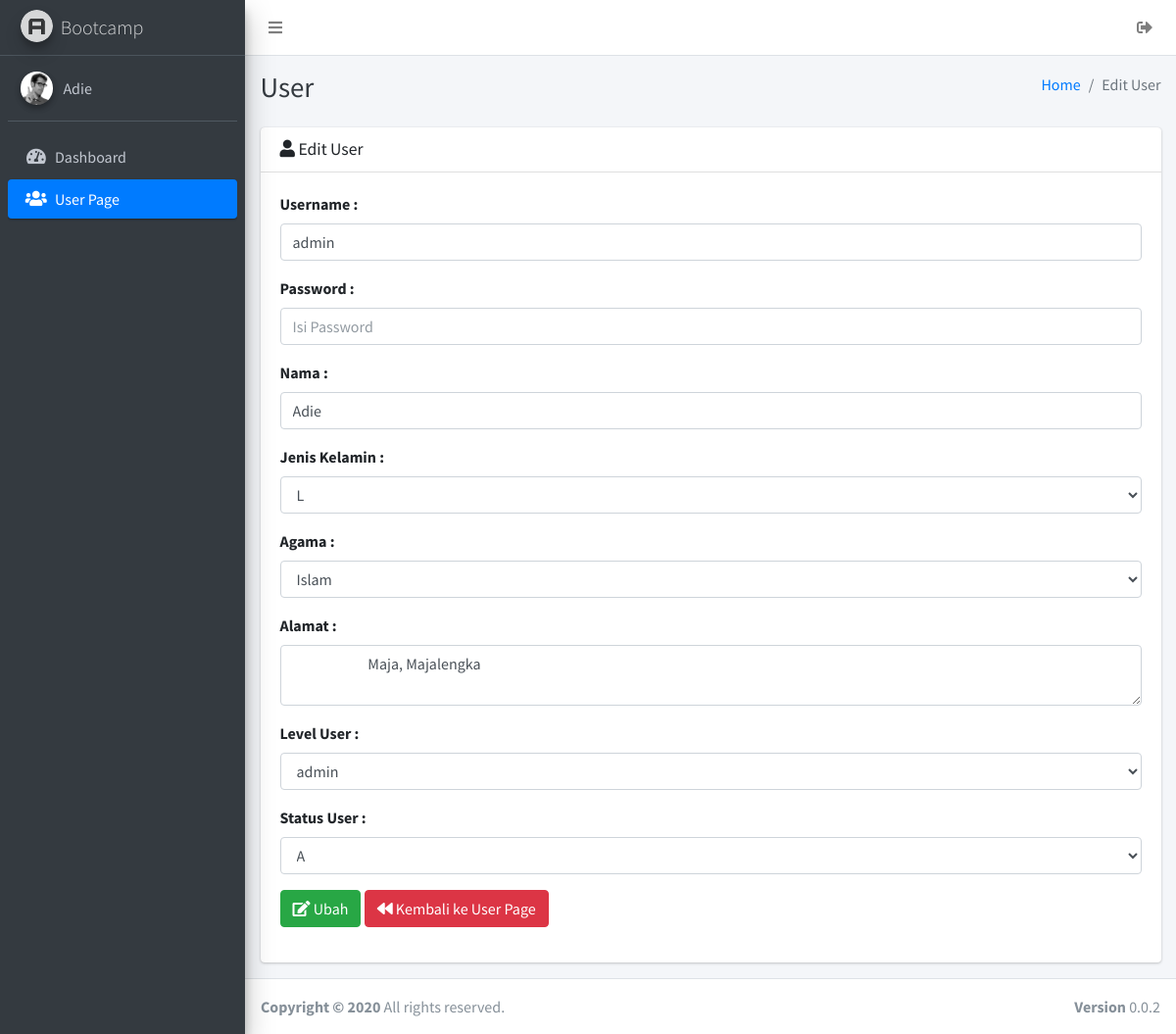
The app's page /media.php?modul=user&act=edit&id_user=1 (signed in) with its own data.
### tables this page shows
CREATE TABLE `users` (
  `id_user` int(11) NOT NULL,
  `username` varchar(50) NOT NULL,
  `password` varchar(40) NOT NULL,
  `nama` varchar(50) NOT NULL,
  `jk` enum('L','P') NOT NULL,
  `agama` int(11) NOT NULL,
  `alamat` varchar(100) NOT NULL,
  `level_user` enum('admin','client') NOT NULL,
  `status_user` enum('A','NA') NOT NULL
);

CREATE TABLE `ref_agama` (
  `id_agama` int(11) NOT NULL,
  `nama_agama` varchar(11) NOT NULL
);

### views/modul/mod_user/user.php (the view, shortened to what this page needs)
<?php
include "./config/koneksi.php";
$modul = $_GET['modul'];
$act = $_GET['act'];
$aksi = "views/modul/mod_user/aksi_user.php";
?>
<section class="content">
	<div class="container-fluid">
		<div class="row">
			<section class="col-lg-12 connectedSortable">
				<div class="card">
					<div class="card-header">
						<h3 class="card-title">
							<i class="fas fa-user"></i>
							<?php
							echo ucfirst($_GET['act'])." ".ucfirst($_GET['modul']);
							?>
						</h3>
					</div>
					<div class="card-body">
	<?php
if($modul == "user" && $act == "edit"){
	$id_user = $_GET['id_user'];
	$sql = "SELECT * FROM users LEFT JOIN ref_agama AS ref_agama ON ref_agama.id_agama = users.agama WHERE users.id_user = '$id_user' ";
	$query = mysqli_query($konek,$sql);
	$data = mysqli_fetch_assoc($query);
	?>
	<div class="tab-content p-0">
	<form action="<?php echo $aksi.'?modul=user&act=edit'; ?>" method="post">
		<p>
			<label>Username :</label>
			<input class="form-control" type="text" name="username" placeholder="Isi Username" value="<?php echo $data['username']; ?>">
		</p>
		<p>
			<label>Password :</label>
			<input class="form-control" type="password" name="password" placeholder="Isi Password">
		</p>
		<p>
			<label>Nama :</label>
			<input class="form-control" type="text" name="nama" placeholder="Isi Nama" value="<?php echo $data['nama']; ?>">
		</p>
		<p>
			<label>Jenis Kelamin :</label>
			<select class="form-control" name="jk">
				<option value="<?php echo $data['jk']; ?>">		<?php echo $data['jk']; ?>
			</option>
		</select>
	</p>
	<p>
		<label>Agama :</label>
		<select class="form-control" name="agama">
			<option value="<?php echo $data['id_agama']; ?>">
				<?php echo $data['nama_agama']; ?>
			</option>
		</select>
	</p>
	<p>
		<label>Alamat :</label>
		<textarea class="form-control" name="alamat">
			<?php echo $data['alamat']; ?>
		</textarea>
	</p>
	<p>
		<label>Level User :</label>
		<select class="form-control" name="level_user">
			<option value="<?php echo $data['level_user']; ?>">
				<?php echo $data['level_user']; ?>
			</option>
		</select>
	</p>
	<p>
		<label>Status User :</label>
		<select class="form-control" name="status_user">
			<option value="<?php echo $data['status_user']; ?>">
				<?php echo $data['status_user']; ?>
			</option>
		</select>
	</p>
	<p>
		<button class="btn btn-md btn-success" type="submit" ><i class="fas fa-edit"></i> Ubah</button>
		<button class="btn btn-md btn-danger" type="button" onclick="window.history.back();"><i class="fas fa-backward"></i> Kembali ke User Page</button>
	</p>
</form>
</div>
<?php
}
?>
</div>
</div>
</div>
</section>
</div>
</div>

### records on screen
users: username "admin", nama "Adie", jk "L", agama "Islam", alamat "Maja, Majalengka", level_user "admin", status_user "A"

### other values on screen
$_GET['modul'] "User"
$_GET['act']." ".$_GET['modul'] "Edit User"
$_GET['act'] "Edit"
